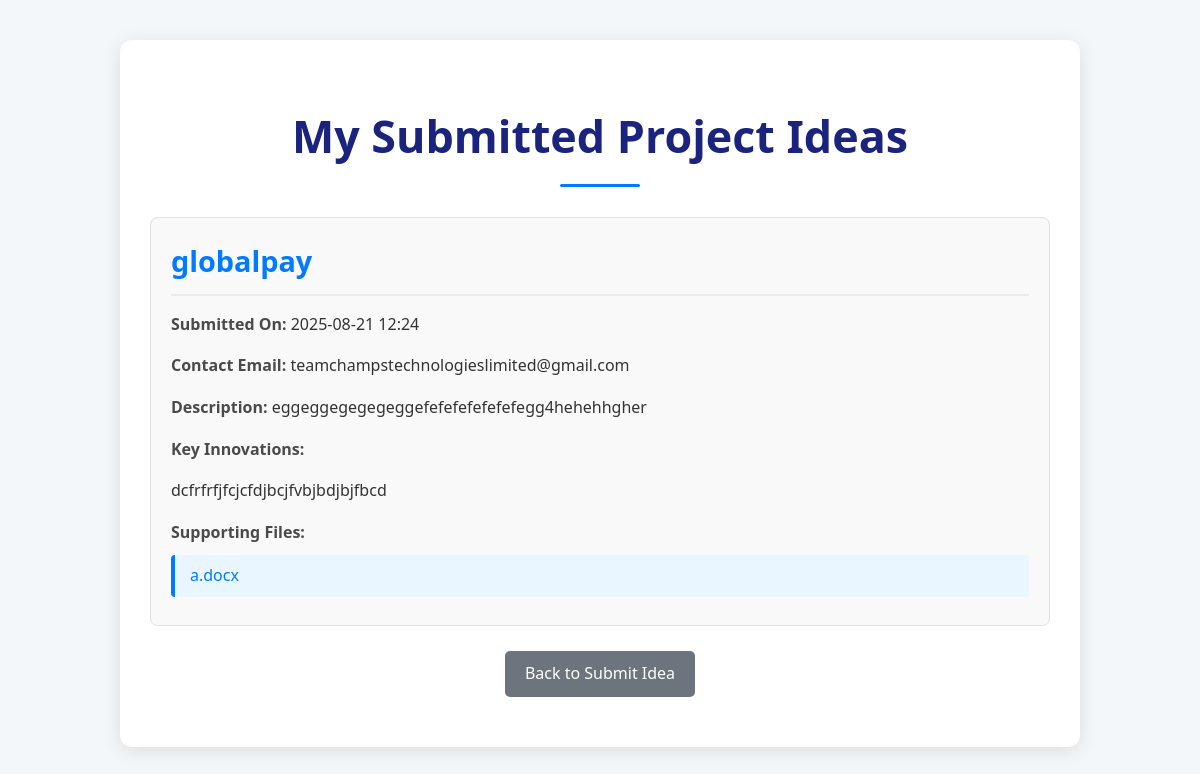
/view_projects (signed in), run on the app's committed database.
### app.py (models this page shows, shortened)
class ProjectIdea(db.Model):
    id = db.Column(db.Integer, primary_key=True)
    title = db.Column(db.String(200), nullable=False)
    description = db.Column(db.Text, nullable=False)
    innovations = db.Column(db.Text, nullable=True)
    file_paths = db.Column(db.Text, nullable=True) # Store comma-separated file paths
    contact_email = db.Column(db.String(100), nullable=False)
    submission_date = db.Column(db.DateTime, nullable=False, default=db.func.current_timestamp())
    visibility = db.Column(db.String(10), nullable=False, default='public') # 'public' or 'private'
    user_id = db.Column(db.Integer, db.ForeignKey('user.id'), nullable=True) # Assume nullable for now

### app.py (the view)
@app.route('/view_projects')
def view_projects():
    if 'user_id' not in session:
        flash('Please log in to upload a project.', 'danger')
        return redirect(url_for('login'))
    project_ideas = ProjectIdea.query.order_by(ProjectIdea.submission_date.desc()).all()
    return render_template('view_projects.html', project_ideas=project_ideas)

### templates/view_projects.html (shortened to what this page needs)
<!DOCTYPE html>
<html lang="en">
<head>
</head>
<body>
    <div class="container">
        <h1>My Submitted Project Ideas</h1>
        {% if project_ideas %}
            {% for idea in project_ideas %}
                <div class="project-card">
                    <h2>{{ idea.title }}</h2>
                    <p><span class="label">Submitted On:</span> {{ idea.submission_date.strftime('%Y-%m-%d %H:%M') }}</p>
                    <p><span class="label">Contact Email:</span> {{ idea.contact_email }}</p>
                    <p><span class="label">Description:</span> {{ idea.description }}</p>
                    {% if idea.innovations %}
                        <p><span class="label">Key Innovations:</span></p>
                        <p>{{ idea.innovations }}</p>
                    {% endif %}
                    {% if idea.file_paths %}
                        <p><span class="label">Supporting Files:</span></p>
                        <ul class="file-list">
                            {% for file_path in idea.file_paths.split(',') %}
                                <li><a href="{{ url_for('static', filename='project_uploads/' + file_path.strip()) }}" target="_blank">{{ file_path.strip() }}</a></li>
                            {% endfor %}
                        </ul>
                    {% endif %}
                </div>
            {% endfor %}
        {% else %}
            <div class="no-projects">
                <p>You haven't submitted any project ideas yet.</p>
                <p>Why not <a href="{{ url_for('index') }}">submit your first idea</a> now?</p>
            </div>
        {% endif %}
        <a href="{{ url_for('index') }}" class="back-button">Back to Submit Idea</a>
    </div>
</body>
</html>

### templates/view_projects.html (style rules this page uses)
body { font-family: 'Segoe UI', Tahoma, Geneva, Verdana, sans-serif; line-height: 1.6; margin: 0; padding: 20px; background-color: #f4f7fa; color: #333; }
.container { max-width: 900px; margin: 20px auto; padding: 30px; background-color: #ffffff; box-shadow: 0 4px 20px rgba(0, 0, 0, 0.1); border-radius: 12px; }
h1 { text-align: center; color: #1a237e; font-size: 2.8em; margin-bottom: 30px; position: relative; padding-bottom: 15px; }
h1::after { content: ''; position: absolute; left: 50%; bottom: 0; transform: translateX(-50%); width: 80px; height: 3px; background-color: #007bff; border-radius: 5px; }
.project-card { background-color: #f9f9f9; border: 1px solid #e0e0e0; border-radius: 8px; padding: 20px; margin-bottom: 25px; transition: transform 0.2s ease-in-out, box-shadow 0.2s ease-in-out; }
.project-card h2 { color: #007bff; margin-top: 0; font-size: 1.8em; border-bottom: 2px solid #e9ecef; padding-bottom: 10px; margin-bottom: 15px; }
.project-card p { margin-bottom: 10px; }
.project-card .label { font-weight: bold; color: #4a4a4a; }
.project-card ul { list-style: none; padding: 0; margin: 0; }
.project-card ul li { background-color: #eaf6ff; border-left: 4px solid #007bff; padding: 8px 15px; margin-bottom: 8px; border-radius: 4px; }
.file-list { list-style-type: disc; padding-left: 20px; margin-top: 5px; }
.file-list li a { color: #007bff; text-decoration: none; }
.back-button { display: block; width: fit-content; margin: 20px auto; padding: 10px 20px; background-color: #6c757d; color: white; text-decoration: none; border-radius: 5px; transition: background-color 0.3s ease; }

### data on the page
ProjectIdea: title "globalpay", submission_date "2025-08-21 12:24", contact_email "teamchampstechnologieslimited@gmail.com", description "eggeggegegegeggefefefefefefefegg4hehehhgher", innovations "dcfrfrfjfcjcfdjbcjfvbjbdjbjfbcd", strip "a.docx"
